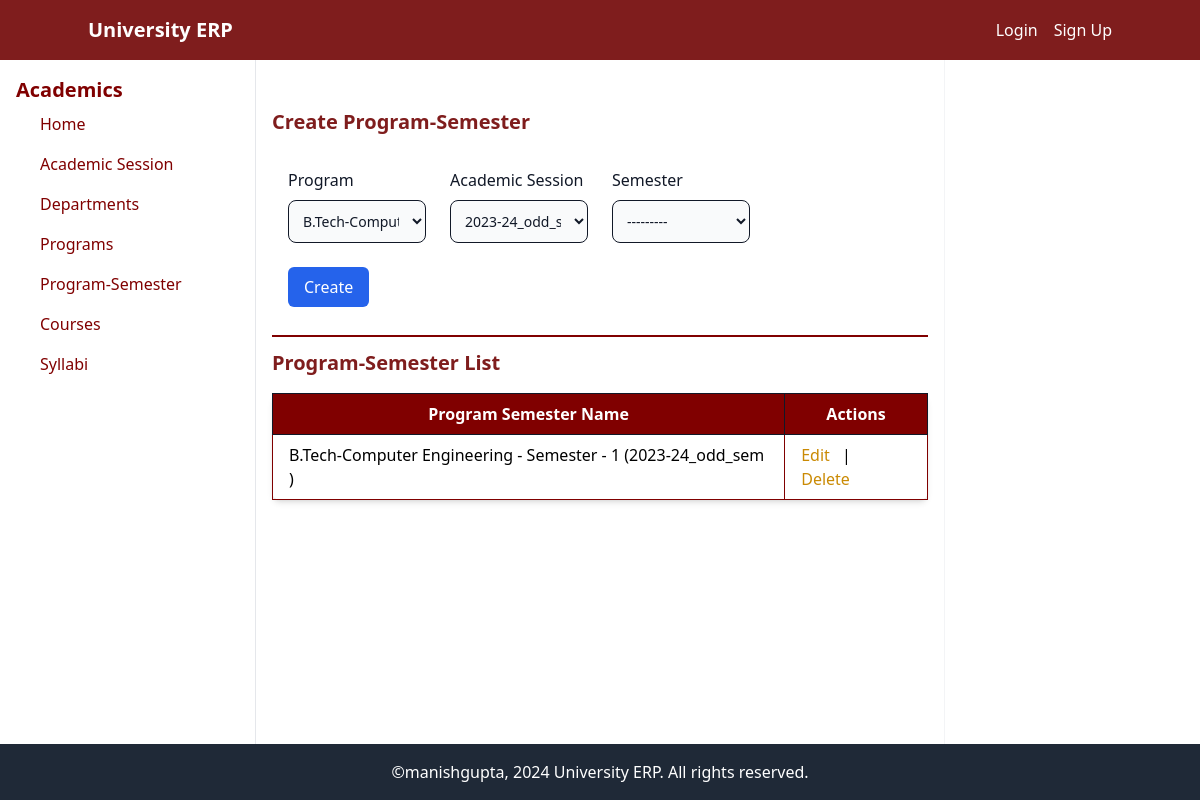
The app's page /academic/program_semester/, older data.
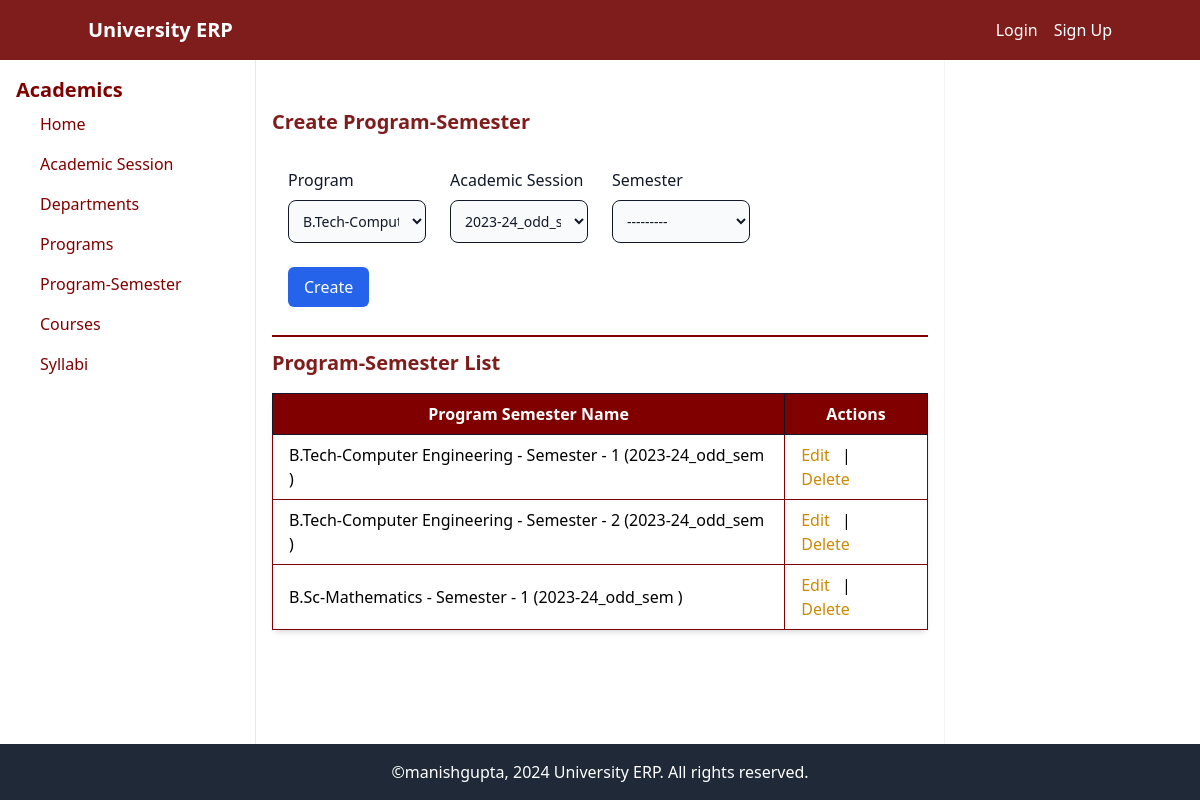
The same page, newer data.
### academic/models.py (models this page shows, shortened)
class ProgramSemester(models.Model):
    program = models.ForeignKey(Program, on_delete=models.CASCADE, related_name='semesters')
    session = models.ForeignKey(AcademicSession, on_delete=models.CASCADE, related_name='semesters')
    semester = models.PositiveIntegerField(choices=[(i, str(i)) for i in range(1, 9)])
    class Meta:
        unique_together = ('program', 'semester', 'session')
    def __str__(self):
        return f"{self.program.name} - Semester - {self.semester} ({self.session.name} )"

class Program(models.Model):
    LEVEL_CHOICES = [
        ('UG', 'Undergraduate'),
        ('PG', 'Postgraduate'),
        ('PhD', 'Doctoral'),
        ('PGD', 'Post Graduate Diploma'),
        ('DIP', 'Diploma'),
        ('CRT', 'Certificate'),
        ('Other', 'Other'),
    ]
    name = models.CharField(max_length=50)
    duration = models.PositiveIntegerField(choices=[(i, str(i)) for i in range(1, 7)])
    level = models.CharField(max_length=6, choices=LEVEL_CHOICES, default='UG')
    intake = models.PositiveIntegerField(default=0)

class AcademicSession(models.Model):
    name = models.CharField(max_length=20, unique=True) # e.g. 2022_23_odd_semester
    start_date = models.DateField()
    end_date = models.DateField()
    is_active = models.BooleanField(default=False)

### academic/views.py (the view)
# urls.py: path('program_semester/', views.program_semester_list_create_update, name='program-semester-list-create-update'),
def program_semester_list_create_update(request, pk=None):
    if pk:
        program_semester = get_object_or_404(ProgramSemester, pk=pk)
    else:
        program_semester = None
    if request.method == 'POST':
        if program_semester:
            form = ProgramSemesterForm(request.POST, instance=program_semester)
        else:
            form = ProgramSemesterForm(request.POST)
        if form.is_valid():
            form.save()
            return redirect('program-semester-list-create-update')
    else:
        if program_semester:
            form = ProgramSemesterForm(instance=program_semester)
        else:
            form = ProgramSemesterForm()
    program_semesters = ProgramSemester.objects.all()
    return render(request, 'academic/program_semester_list_create_update.html', {'form': form, 'program_semesters': program_semesters, 'edit_program_semester': program_semester})

### academic/forms.py
class ProgramSemesterForm(forms.ModelForm):
    class Meta:
        model = models.ProgramSemester
        fields = ['program', 'session', 'semester']
        widgets = {
            'program': forms.Select(attrs={'class': 'form-control'}),
            'session': forms.Select(attrs={'class': 'form-control'}),
            'semester': forms.Select(attrs={'class': 'form-control'}),
        }

### academic/templates/academic/program_semester_list_create_update.html (shortened to what this page needs)
{% extends "base.html" %}
{% block content %}
<div class="flex-1">
<h2 class="text-xl text-red-900 font-semibold mt-8 mb-4">{% if edit_program_semester %}Edit{% else %}Create{% endif %} Program-Semester</h2>
<form method="POST" class="bg-white p-4 ">
    <div class="grid md:grid-cols-4 md:gap-6">
        <div class="mb-4">
                <label for="id_program" class="block mb-2 font-medium text-gray-900 dark:text-white">Program</label>
                <select name="program" id="id_program" class="bg-gray-50 border border-gray-900 text-gray-900 text-sm rounded-lg focus:ring-blue-500 focus:border-blue-500 block w-full p-2.5 dark:bg-gray-700 dark:border-gray-600 dark:placeholder-gray-400 dark:text-white dark:focus:ring-blue-500 dark:focus:border-blue-500">
                    {% for program in form.program.field.queryset %}
                        <option value="{{ program.id }}" {% if program.id == form.program.value %}selected{% endif %}>{{ program.name }}</option>
                    {% endfor %}
                </select>
            </div>
            <div class="mb-4">
                <label for="id_session" class="block mb-2 font-medium text-gray-900 dark:text-white">Academic Session</label>
                <select name="session" id="id_session" class="bg-gray-50 border border-gray-900 text-gray-900 text-sm rounded-lg focus:ring-blue-500 focus:border-blue-500 block w-full p-2.5 dark:bg-gray-700 dark:border-gray-600 dark:placeholder-gray-400 dark:text-white dark:focus:ring-blue-500 dark:focus:border-blue-500">
                    {% for session in form.session.field.queryset %}
                        <option value="{{ session.id }}" {% if session.id == form.session.value %}selected{% endif %}>{{ session.name }}</option>
                    {% endfor %}
                </select>
            </div>
            <div class="mb-4">
                <label for="id_semester" class="block mb-2 font-medium text-gray-900 dark:text-white">Semester </label>
                <select name="semester" id="id_semester" class="bg-gray-50 border border-gray-900 text-gray-900 text-sm rounded-lg focus:ring-blue-500 focus:border-blue-500 block w-full p-2.5 dark:bg-gray-700 dark:border-gray-600 dark:placeholder-gray-400 dark:text-white dark:focus:ring-blue-500 dark:focus:border-blue-500">
                    {% for value, display in form.semester.field.choices %}
                        <option value="{{ value }}" {% if value == form.semester.value %}selected{% endif %}>{{ display }}</option>
                    {% endfor %}
                </select>
            </div>
        </div>
        <button type="submit" class="bg-blue-600 text-white px-4 py-2 rounded-md mt-2">{% if edit_program_semester %}Update{% else %}Create{% endif %}</button>
    </form>
<hr class="border-t-2 border-[#800000] my-3">
<h2 class="text-xl text-red-900 font-semibold my-3 mb-4">Program-Semester List</h2>
<table class="min-w-full bg-white shadow-md border border-[#800000] rounded-lg">
    <thead>
        <tr class="bg-[#800000] text-white font-semibold  " >
            <th class="px-4 py-2  border border-gray-900">Program Semester Name</th>
            <th class="px-4 py-2  border border-gray-900">Actions</th>
        </tr>
    </thead>
    <tbody>
        {% for program_semester in program_semesters %}
        <tr class="hover:bg-gray-100 ">
            <td class="px-4 py-2  border border-[#800000]">{{ program_semester }}</td>
            <td class="px-4 py-2 border border-[#800000]">
                <a href="{% url 'program-semester-update' program_semester.id %}" class="text-yellow-600 hover:underline mr-2">Edit</a> |
                <a href="{% url 'program-semester-delete' program_semester.id %}" class="text-yellow-600 hover:underline mr-2">Delete</a>
            </td>
        </tr>
        {% endfor %}
    </tbody>
</table>
</div>
{% endblock content %}

Row changes from the older to the newer data that the page shows:
added ProgramSemester: program+semester+session "B.Tech-Computer Engineering - Semester - 2 (2023-24_odd_sem )"
added ProgramSemester: program+semester+session "B.Sc-Mathematics - Semester - 1 (2023-24_odd_sem )"
